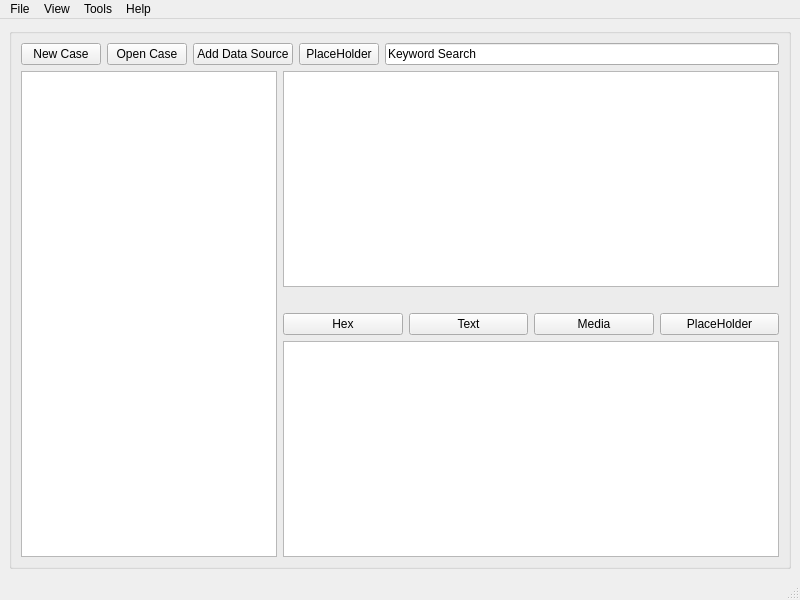
<?xml version="1.0" encoding="UTF-8"?>
<ui version="4.0">
 <class>MainWindow</class>
 <widget class="QMainWindow" name="MainWindow">
  <property name="geometry">
   <rect>
    <x>0</x>
    <y>0</y>
    <width>800</width>
    <height>600</height>
   </rect>
  </property>
  <property name="windowTitle">
   <string>Disk Imager</string>
  </property>
  <widget class="QWidget" name="centralwidget">
   <layout class="QGridLayout" name="gridLayout">
    <item row="1" column="0">
     <layout class="QHBoxLayout" name="horizontalLayout_4">
      <item>
       <widget class="QGroupBox" name="mw_groupBox">
        <property name="title">
         <string/>
        </property>
        <layout class="QGridLayout" name="gridLayout_2">
         <item row="0" column="0" colspan="5">
          <layout class="QHBoxLayout" name="horizontalLayout">
           <item>
            <widget class="QPushButton" name="mw_newCaseButton">
             <property name="text">
              <string>New Case</string>
             </property>
            </widget>
           </item>
           <item>
            <widget class="QPushButton" name="mw_openCaseButton">
             <property name="text">
              <string>Open Case</string>
             </property>
            </widget>
           </item>
           <item>
            <widget class="QPushButton" name="mw_addDataSourceButton">
             <property name="text">
              <string>Add Data Source</string>
             </property>
            </widget>
           </item>
           <item>
            <widget class="QPushButton" name="pushButton">
             <property name="text">
              <string>PlaceHolder</string>
             </property>
            </widget>
           </item>
           <item>
            <widget class="QLineEdit" name="mw_searchBarEdit">
             <property name="text">
              <string>Keyword Search</string>
             </property>
            </widget>
           </item>
          </layout>
         </item>
         <item row="3" column="2">
          <widget class="QPushButton" name="mw_textButton">
           <property name="text">
            <string>Text</string>
           </property>
          </widget>
         </item>
         <item row="2" column="1">
          <spacer name="horizontalSpacer_4">
           <property name="orientation">
            <enum>Qt::Horizontal</enum>
           </property>
           <property name="sizeHint" stdset="0">
            <size>
             <width>40</width>
             <height>20</height>
            </size>
           </property>
          </spacer>
         </item>
         <item row="3" column="3">
          <widget class="QPushButton" name="mw_mediaButton">
           <property name="text">
            <string>Media</string>
           </property>
          </widget>
         </item>
         <item row="1" column="0" rowspan="4">
          <widget class="QTreeView" name="mw_treeView"/>
         </item>
         <item row="3" column="1">
          <widget class="QPushButton" name="mw_hexButton">
           <property name="text">
            <string>Hex</string>
           </property>
          </widget>
         </item>
         <item row="1" column="1" colspan="4">
          <widget class="QTableView" name="mw_tableView"/>
         </item>
         <item row="2" column="3">
          <spacer name="horizontalSpacer_2">
           <property name="orientation">
            <enum>Qt::Horizontal</enum>
           </property>
           <property name="sizeHint" stdset="0">
            <size>
             <width>40</width>
             <height>20</height>
            </size>
           </property>
          </spacer>
         </item>
         <item row="4" column="1" colspan="4">
          <widget class="QTextEdit" name="mw_textEdit"/>
         </item>
         <item row="2" column="2">
          <spacer name="horizontalSpacer_3">
           <property name="orientation">
            <enum>Qt::Horizontal</enum>
           </property>
           <property name="sizeHint" stdset="0">
            <size>
             <width>40</width>
             <height>20</height>
            </size>
           </property>
          </spacer>
         </item>
         <item row="2" column="4">
          <spacer name="horizontalSpacer">
           <property name="orientation">
            <enum>Qt::Horizontal</enum>
           </property>
           <property name="sizeHint" stdset="0">
            <size>
             <width>40</width>
             <height>20</height>
            </size>
           </property>
          </spacer>
         </item>
         <item row="3" column="4">
          <widget class="QPushButton" name="pushButton_8">
           <property name="text">
            <string>PlaceHolder</string>
           </property>
          </widget>
         </item>
        </layout>
       </widget>
      </item>
     </layout>
    </item>
   </layout>
  </widget>
  <widget class="QMenuBar" name="menubar">
   <property name="geometry">
    <rect>
     <x>0</x>
     <y>0</y>
     <width>800</width>
     <height>22</height>
    </rect>
   </property>
   <widget class="QMenu" name="mw_menuFile">
    <property name="title">
     <string>File</string>
    </property>
    <addaction name="actionNew_Case"/>
    <addaction name="actionOpen_Case"/>
    <addaction name="actionClose_Case"/>
    <addaction name="actionAdd_Data_Source"/>
    <addaction name="actionRemove_Data_Source"/>
    <addaction name="separator"/>
    <addaction name="separator"/>
    <addaction name="actionExit"/>
   </widget>
   <widget class="QMenu" name="mw_menuView">
    <property name="title">
     <string>View</string>
    </property>
   </widget>
   <widget class="QMenu" name="mw_menuTools">
    <property name="title">
     <string>Tools</string>
    </property>
   </widget>
   <widget class="QMenu" name="mw_menuHelp">
    <property name="title">
     <string>Help</string>
    </property>
    <addaction name="actionAbout"/>
   </widget>
   <addaction name="mw_menuFile"/>
   <addaction name="mw_menuView"/>
   <addaction name="mw_menuTools"/>
   <addaction name="mw_menuHelp"/>
  </widget>
  <widget class="QStatusBar" name="statusbar"/>
  <action name="actionNew_Case">
   <property name="text">
    <string>New Case</string>
   </property>
  </action>
  <action name="actionOpen_Case">
   <property name="text">
    <string>Open Case</string>
   </property>
  </action>
  <action name="actionClose_Case">
   <property name="text">
    <string>Close Case</string>
   </property>
  </action>
  <action name="actionAdd_Data_Source">
   <property name="text">
    <string>Add Data Source</string>
   </property>
  </action>
  <action name="actionRemove_Data_Source">
   <property name="text">
    <string>Remove Data Source</string>
   </property>
  </action>
  <action name="actionExit">
   <property name="text">
    <string>Exit</string>
   </property>
  </action>
  <action name="actionAbout">
   <property name="text">
    <string>About</string>
   </property>
  </action>
 </widget>
 <resources/>
 <connections/>
</ui>
